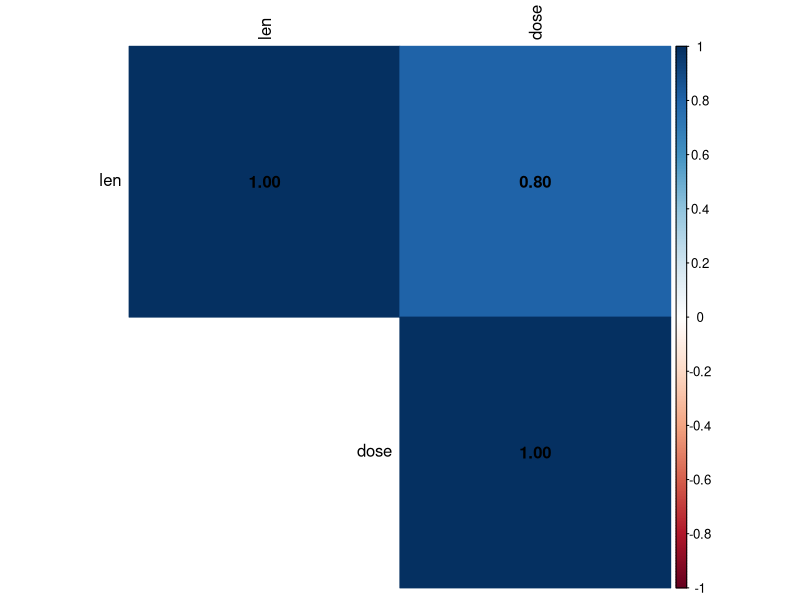

Source code (R):
#Correlation analysis
data("ToothGrowth")

#select numeric variables
num_data <- ToothGrowth[, c("len", "dose")]

#compute correlation matrix
corr_matrix <- cor(num_data)

#display correlation matrix
print(corr_matrix)

#correlation heatmap
library(corrplot)

#plot correlation heatmap
setwd('C:/Users/User/Documents/GitHub/TEB2043_DS_24006963/190326_L9')
png(file = "Task 1 Correlation Heatmap.png", width = 1000, height = 600)
corrplot(corr_matrix,
         method = "color",
         addCoef.col = "black",
         type = "upper",
         tl.col = "black")
dev.off()
